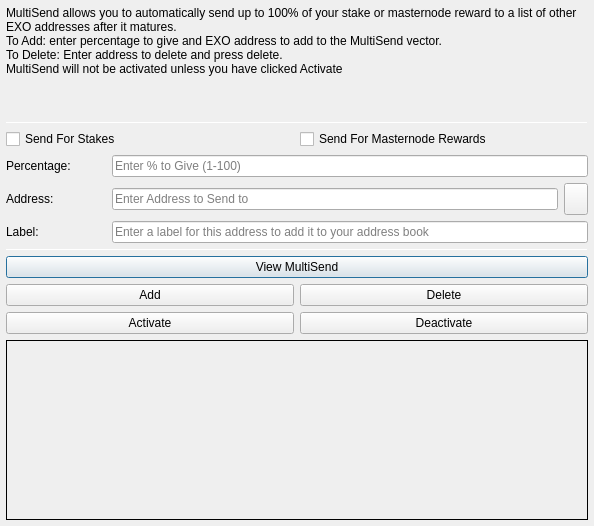
<?xml version="1.0" encoding="UTF-8"?>
<ui version="4.0">
 <class>MultiSendDialog</class>
 <widget class="QDialog" name="MultiSendDialog">
  <property name="windowModality">
   <enum>Qt::NonModal</enum>
  </property>
  <property name="geometry">
   <rect>
    <x>0</x>
    <y>0</y>
    <width>594</width>
    <height>526</height>
   </rect>
  </property>
  <property name="windowTitle">
   <string>MultiSend</string>
  </property>
  <layout class="QVBoxLayout" name="verticalLayout" stretch="0">
   <property name="leftMargin">
    <number>6</number>
   </property>
   <property name="topMargin">
    <number>6</number>
   </property>
   <property name="rightMargin">
    <number>6</number>
   </property>
   <property name="bottomMargin">
    <number>6</number>
   </property>
   <item>
    <layout class="QVBoxLayout" name="verticalLayout_Main" stretch="1,1,1,0,1,1,1">
     <item>
      <widget class="QLabel" name="label_2">
       <property name="lineWidth">
        <number>1</number>
       </property>
       <property name="text">
        <string>MultiSend allows you to automatically send up to 100% of your stake or masternode reward to a list of other EXO addresses after it matures.
To Add: enter percentage to give and EXO address to add to the MultiSend vector.
To Delete: Enter address to delete and press delete.
MultiSend will not be activated unless you have clicked Activate</string>
       </property>
       <property name="alignment">
        <set>Qt::AlignLeading|Qt::AlignLeft|Qt::AlignTop</set>
       </property>
       <property name="wordWrap">
        <bool>true</bool>
       </property>
      </widget>
     </item>
     <item>
      <widget class="Line" name="line">
       <property name="minimumSize">
        <size>
         <width>0</width>
         <height>1</height>
        </size>
       </property>
       <property name="maximumSize">
        <size>
         <width>16777215</width>
         <height>1</height>
        </size>
       </property>
       <property name="orientation">
        <enum>Qt::Horizontal</enum>
       </property>
      </widget>
     </item>
     <item>
      <layout class="QVBoxLayout" name="verticalLayout_Settings">
       <item>
        <layout class="QHBoxLayout" name="horizontalLayout">
         <item>
          <widget class="QCheckBox" name="multiSendStakeCheckBox">
           <property name="text">
            <string>Send For Stakes</string>
           </property>
          </widget>
         </item>
         <item>
          <widget class="QCheckBox" name="multiSendMasternodeCheckBox">
           <property name="text">
            <string>Send For Masternode Rewards</string>
           </property>
          </widget>
         </item>
        </layout>
       </item>
       <item>
        <layout class="QHBoxLayout" name="horizontalLayout_6">
         <item>
          <widget class="QLabel" name="label">
           <property name="minimumSize">
            <size>
             <width>100</width>
             <height>0</height>
            </size>
           </property>
           <property name="toolTip">
            <string>Percentage of stake to send</string>
           </property>
           <property name="text">
            <string>Percentage:</string>
           </property>
          </widget>
         </item>
         <item>
          <widget class="QLineEdit" name="multiSendPercentEdit">
           <property name="toolTip">
            <string>Enter whole numbers 1 - 100</string>
           </property>
           <property name="placeholderText">
            <string>Enter % to Give (1-100)</string>
           </property>
          </widget>
         </item>
        </layout>
       </item>
       <item>
        <layout class="QHBoxLayout" name="horizontalLayout_7">
         <item>
          <widget class="QLabel" name="label_5">
           <property name="minimumSize">
            <size>
             <width>100</width>
             <height>0</height>
            </size>
           </property>
           <property name="toolTip">
            <string>Address to send portion of stake to</string>
           </property>
           <property name="text">
            <string>Address:</string>
           </property>
          </widget>
         </item>
         <item>
          <widget class="QLineEdit" name="multiSendAddressEdit">
           <property name="toolTip">
            <string/>
           </property>
           <property name="placeholderText">
            <string>Enter Address to Send to</string>
           </property>
          </widget>
         </item>
         <item>
          <widget class="QToolButton" name="addressBookButton">
           <property name="maximumSize">
            <size>
             <width>16777215</width>
             <height>32</height>
            </size>
           </property>
           <property name="toolTip">
            <string>Choose an address from the address book</string>
           </property>
           <property name="text">
            <string/>
           </property>
           <property name="icon">
            <iconset resource="../exio.qrc">
             <normaloff>:/icons/address-book</normaloff>:/icons/address-book</iconset>
           </property>
           <property name="shortcut">
            <string>Alt+A</string>
           </property>
          </widget>
         </item>
        </layout>
       </item>
      </layout>
     </item>
     <item>
      <layout class="QHBoxLayout" name="horizontalLayout_3">
       <item>
        <widget class="QLabel" name="label_3">
         <property name="minimumSize">
          <size>
           <width>100</width>
           <height>0</height>
          </size>
         </property>
         <property name="text">
          <string>Label:</string>
         </property>
        </widget>
       </item>
       <item>
        <widget class="QLineEdit" name="labelAddressLabelEdit">
         <property name="placeholderText">
          <string>Enter a label for this address to add it to your address book</string>
         </property>
        </widget>
       </item>
      </layout>
     </item>
     <item>
      <widget class="Line" name="line_2">
       <property name="minimumSize">
        <size>
         <width>0</width>
         <height>1</height>
        </size>
       </property>
       <property name="maximumSize">
        <size>
         <width>16777215</width>
         <height>1</height>
        </size>
       </property>
       <property name="orientation">
        <enum>Qt::Horizontal</enum>
       </property>
      </widget>
     </item>
     <item>
      <layout class="QVBoxLayout" name="verticalLayout_Buttons">
       <item>
        <layout class="QHBoxLayout" name="horizontalLayout_4">
         <item>
          <widget class="QPushButton" name="viewButton">
           <property name="toolTip">
            <string/>
           </property>
           <property name="statusTip">
            <string>View MultiSend Vector</string>
           </property>
           <property name="text">
            <string>View MultiSend</string>
           </property>
          </widget>
         </item>
        </layout>
       </item>
       <item>
        <layout class="QHBoxLayout" name="horizontalLayout_2">
         <item>
          <widget class="QPushButton" name="addButton">
           <property name="toolTip">
            <string/>
           </property>
           <property name="statusTip">
            <string>Add to MultiSend Vector</string>
           </property>
           <property name="text">
            <string>Add</string>
           </property>
          </widget>
         </item>
         <item>
          <widget class="QPushButton" name="deleteButton">
           <property name="toolTip">
            <string/>
           </property>
           <property name="statusTip">
            <string>Delete Address From MultiSend Vector</string>
           </property>
           <property name="text">
            <string>Delete</string>
           </property>
          </widget>
         </item>
        </layout>
       </item>
       <item>
        <layout class="QHBoxLayout" name="horizontalLayout_5">
         <item>
          <widget class="QPushButton" name="activateButton">
           <property name="statusTip">
            <string>Activate MultiSend</string>
           </property>
           <property name="text">
            <string>Activate</string>
           </property>
          </widget>
         </item>
         <item>
          <widget class="QPushButton" name="disableButton">
           <property name="statusTip">
            <string>Deactivate MultiSend</string>
           </property>
           <property name="text">
            <string>Deactivate</string>
           </property>
          </widget>
         </item>
        </layout>
       </item>
      </layout>
     </item>
     <item>
      <widget class="QLabel" name="message">
       <property name="minimumSize">
        <size>
         <width>0</width>
         <height>180</height>
        </size>
       </property>
       <property name="frameShape">
        <enum>QFrame::Panel</enum>
       </property>
       <property name="frameShadow">
        <enum>QFrame::Plain</enum>
       </property>
       <property name="lineWidth">
        <number>1</number>
       </property>
       <property name="midLineWidth">
        <number>1</number>
       </property>
       <property name="text">
        <string/>
       </property>
       <property name="alignment">
        <set>Qt::AlignLeading|Qt::AlignLeft|Qt::AlignTop</set>
       </property>
       <property name="wordWrap">
        <bool>true</bool>
       </property>
      </widget>
     </item>
    </layout>
   </item>
  </layout>
 </widget>
 <resources>
  <include location="../exio.qrc"/>
 </resources>
 <connections/>
</ui>
